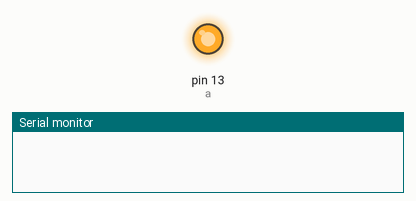
Simulated run of this sketch. Board: Arduino Uno, built with avr-gcc and run on an emulated ATmega328P. On the bench: output pins drawn as LEDs (lit = HIGH), the last lines printed to the serial monitor. Random numbers use the default seed unless the sketch sets one. At 33.5 s the program stops and its outputs stay as they are.

Above: at 0.1 s.
At 1.25 s:
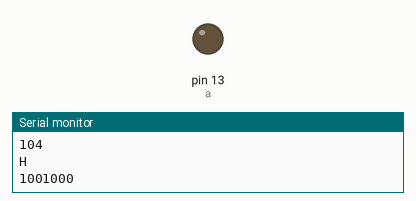
Timing chart, 0 to 34.4 s (numbered marks = the images above):
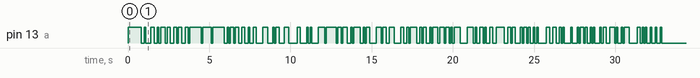

The sketch:

transmit_rand_90_110_.ino
```cpp
  int a = 13;
    float freq_offset = 0;
//  int random(95,105) = 1e2*(1+freq_offset/100);
  char str[8] = "1111111";
  //char str[7] = "100000";
  int symbolSize = 7;
  char text[] = "HelloworldabcABComeralperenkatiOMERALPERENKATI";
//  char text[] = "qwerty";

  void setup() {
    Serial.begin(9600);
    Serial.setTimeout(10);
    pinMode(a, OUTPUT);
      digitalWrite(a, HIGH);
      delay(symbolSize * random(95,105));
      Serial.println(random(95,105));
  }
  void loop() {
//      while (1){

//      digitalWrite(a, LOW);
//      delay(symbolSize * random(95,105));
//        }
      for (int i = 0; i < sizeof(text) - 1; i++) {
        itoa(int(text[i]), str, 2);
      Serial.println(text[i]);
        for (int j = 0; j < sizeof(str) - 1; j++) {
          if (str[j] == '1') {
            digitalWrite(a, HIGH);
          } else if (str[j] == '0') {
            digitalWrite(a, LOW);
          }
          delay(random(95,105));
          Serial.print(str[j]);
        }
        Serial.println("");
      }
      digitalWrite(a, LOW);
      delay(symbolSize * random(95,105));
      while (1) {}
  }
```

Measured:
- by itself, pin 13 (a): HIGH → LOW at 0.81 s, → HIGH 0.20 s later, → LOW 0.10 s later, → HIGH 0.30 s later, … (163 changes in this stretch)
